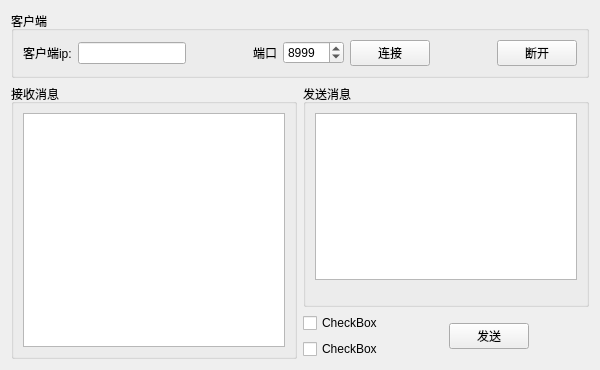
<?xml version="1.0" encoding="UTF-8"?>
<ui version="4.0">
 <class>QT_SocketClient</class>
 <widget class="QWidget" name="QT_SocketClient">
  <property name="geometry">
   <rect>
    <x>0</x>
    <y>0</y>
    <width>600</width>
    <height>370</height>
   </rect>
  </property>
  <property name="minimumSize">
   <size>
    <width>600</width>
    <height>370</height>
   </size>
  </property>
  <property name="maximumSize">
   <size>
    <width>600</width>
    <height>370</height>
   </size>
  </property>
  <property name="windowTitle">
   <string>Form</string>
  </property>
  <layout class="QGridLayout" name="gridLayout_4">
   <item row="0" column="0" colspan="2">
    <widget class="QGroupBox" name="groupBox">
     <property name="title">
      <string>客户端</string>
     </property>
     <layout class="QGridLayout" name="gridLayout_2">
      <item row="0" column="0">
       <layout class="QHBoxLayout" name="horizontalLayout">
        <item>
         <widget class="QLabel" name="label">
          <property name="text">
           <string>客户端ip:</string>
          </property>
         </widget>
        </item>
        <item>
         <widget class="QLineEdit" name="edit_ip"/>
        </item>
        <item>
         <spacer name="horizontalSpacer">
          <property name="orientation">
           <enum>Qt::Horizontal</enum>
          </property>
          <property name="sizeHint" stdset="0">
           <size>
            <width>40</width>
            <height>20</height>
           </size>
          </property>
         </spacer>
        </item>
        <item>
         <widget class="QLabel" name="label_2">
          <property name="text">
           <string>端口</string>
          </property>
         </widget>
        </item>
        <item>
         <widget class="QSpinBox" name="edit_port">
          <property name="minimum">
           <number>1000</number>
          </property>
          <property name="maximum">
           <number>65534</number>
          </property>
          <property name="value">
           <number>8999</number>
          </property>
         </widget>
        </item>
        <item>
         <widget class="QPushButton" name="btn_connect">
          <property name="text">
           <string>连接</string>
          </property>
         </widget>
        </item>
        <item>
         <spacer name="horizontalSpacer_2">
          <property name="orientation">
           <enum>Qt::Horizontal</enum>
          </property>
          <property name="sizeHint" stdset="0">
           <size>
            <width>40</width>
            <height>20</height>
           </size>
          </property>
         </spacer>
        </item>
        <item>
         <widget class="QPushButton" name="btn_disconnect">
          <property name="text">
           <string>断开</string>
          </property>
         </widget>
        </item>
       </layout>
      </item>
     </layout>
    </widget>
   </item>
   <item row="1" column="0">
    <widget class="QGroupBox" name="groupBox_2">
     <property name="title">
      <string>接收消息</string>
     </property>
     <layout class="QGridLayout" name="gridLayout">
      <item row="0" column="0">
       <widget class="QTextEdit" name="edit_recvmsg"/>
      </item>
     </layout>
    </widget>
   </item>
   <item row="1" column="1">
    <layout class="QVBoxLayout" name="verticalLayout_2">
     <item>
      <widget class="QGroupBox" name="groupBox_3">
       <property name="title">
        <string>发送消息</string>
       </property>
       <layout class="QGridLayout" name="gridLayout_3">
        <item row="0" column="0">
         <widget class="QTextEdit" name="edit_sendmsg"/>
        </item>
        <item row="1" column="0">
         <spacer name="verticalSpacer">
          <property name="orientation">
           <enum>Qt::Vertical</enum>
          </property>
          <property name="sizeHint" stdset="0">
           <size>
            <width>20</width>
            <height>40</height>
           </size>
          </property>
         </spacer>
        </item>
       </layout>
      </widget>
     </item>
     <item>
      <layout class="QHBoxLayout" name="horizontalLayout_2">
       <item>
        <layout class="QVBoxLayout" name="verticalLayout">
         <item>
          <widget class="QCheckBox" name="checkBox">
           <property name="text">
            <string>CheckBox</string>
           </property>
          </widget>
         </item>
         <item>
          <widget class="QCheckBox" name="checkBox_2">
           <property name="text">
            <string>CheckBox</string>
           </property>
          </widget>
         </item>
        </layout>
       </item>
       <item>
        <spacer name="horizontalSpacer_3">
         <property name="orientation">
          <enum>Qt::Horizontal</enum>
         </property>
         <property name="sizeHint" stdset="0">
          <size>
           <width>40</width>
           <height>20</height>
          </size>
         </property>
        </spacer>
       </item>
       <item>
        <widget class="QPushButton" name="btn_send">
         <property name="text">
          <string>发送</string>
         </property>
        </widget>
       </item>
       <item>
        <spacer name="horizontalSpacer_4">
         <property name="orientation">
          <enum>Qt::Horizontal</enum>
         </property>
         <property name="sizeHint" stdset="0">
          <size>
           <width>40</width>
           <height>20</height>
          </size>
         </property>
        </spacer>
       </item>
      </layout>
     </item>
     <item>
      <spacer name="verticalSpacer_2">
       <property name="orientation">
        <enum>Qt::Vertical</enum>
       </property>
       <property name="sizeHint" stdset="0">
        <size>
         <width>20</width>
         <height>40</height>
        </size>
       </property>
      </spacer>
     </item>
    </layout>
   </item>
  </layout>
 </widget>
 <resources/>
 <connections/>
</ui>
